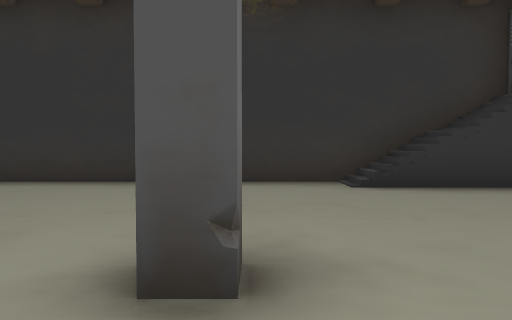
view 1 (above)

16 first-person views from a walk through a scene from a Unity 3-D project. The camera is 1.2 m above the floor, tilts 2° down and sees 70° across. The floor is counted in squares, 2 m on a side. Each view is taken from the middle of a square. On the plan, view 1 faces up. The plan holds only what a view shows up to about 10 squares ahead; the rest is blank. The place goes on beyond the plan. The player is left out. Some surface patterns are stand-ins.

view 2
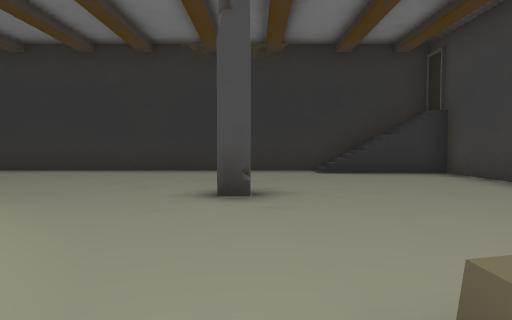

view 3
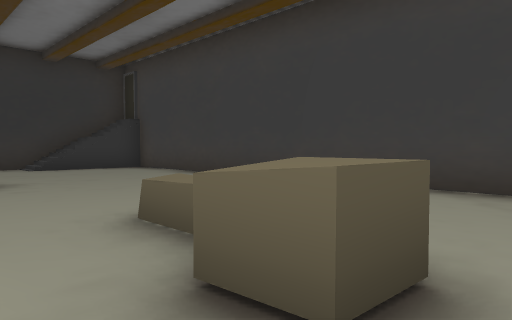

view 4
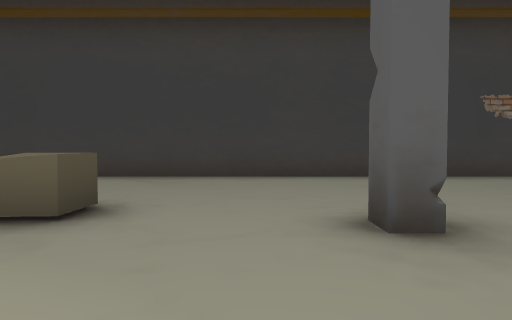

view 5
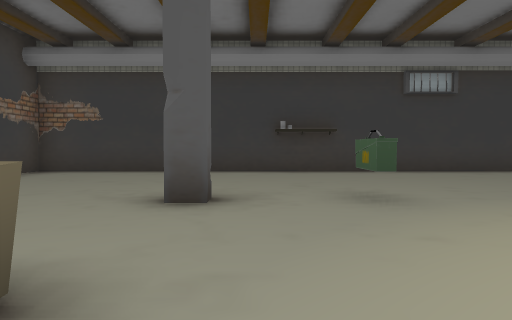

view 6
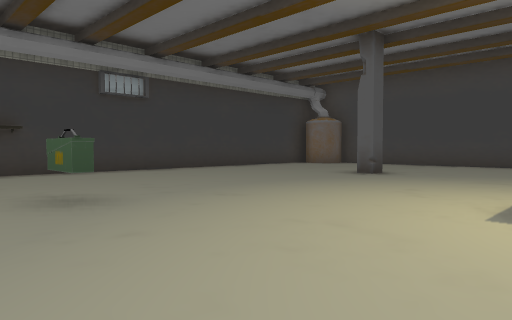

view 7
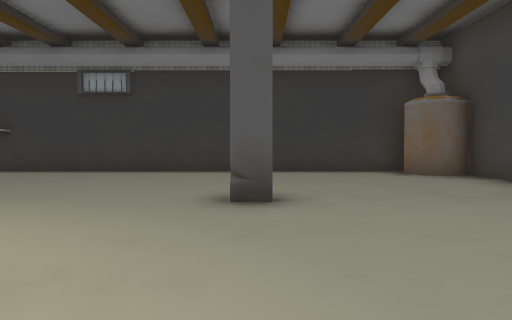

view 8
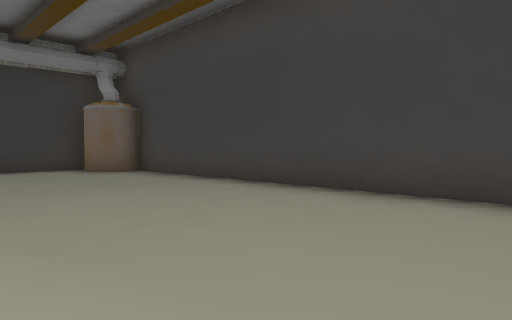

view 9
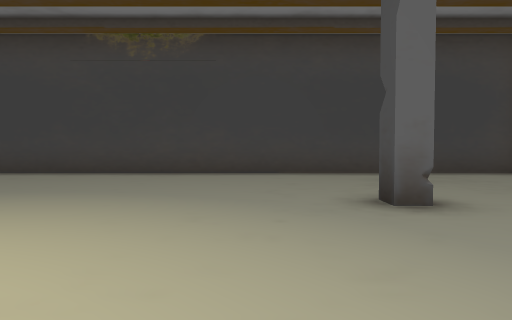

view 10
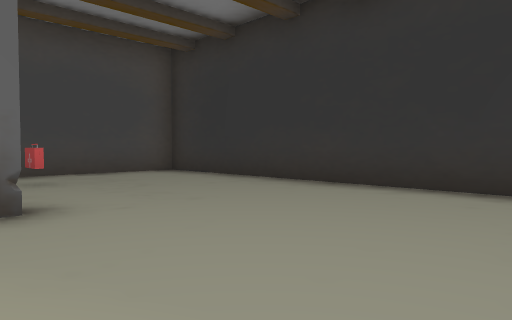

view 11
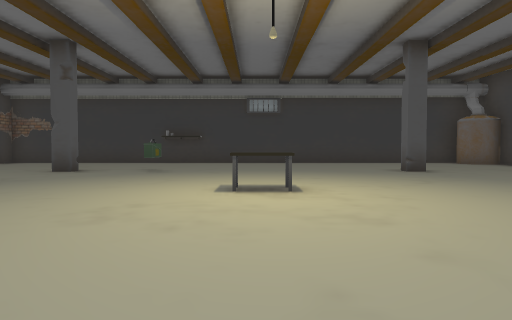

view 12
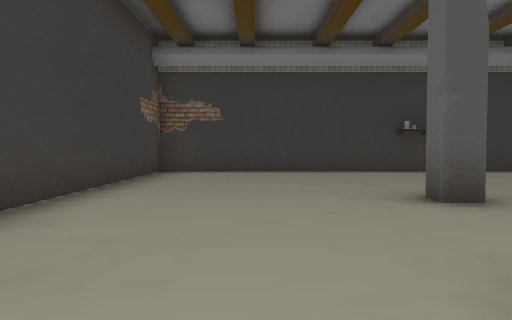

view 13
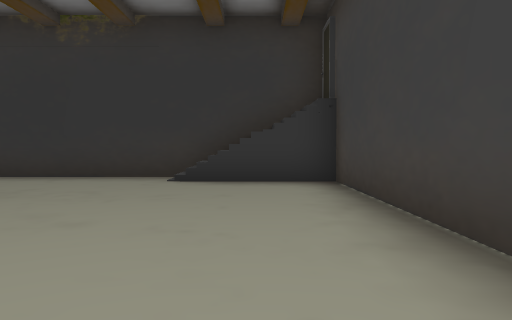

view 14
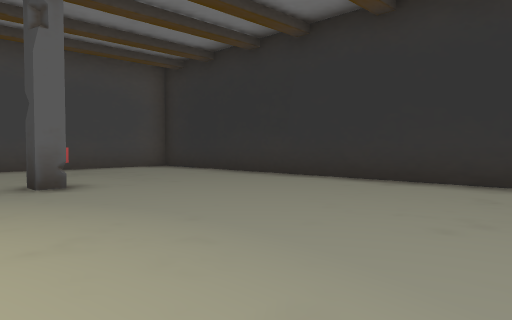

view 15
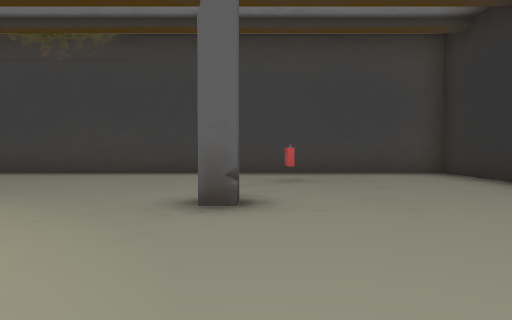

view 16
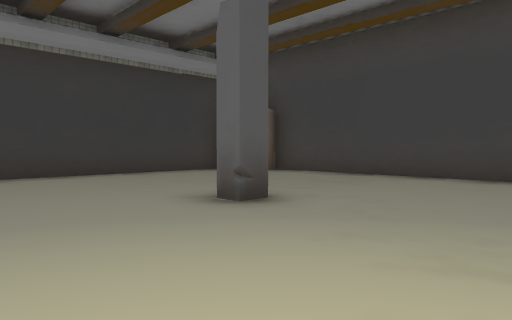

### Floor plan
Points are (right, up) in squares from view 1. A wall is a line through its corners. A room is listed if a view was taken in it or the views show most of it. See-through windows are left out.
Room 1 (views 1, 2, 3, 4, 5, 6, 7, 8, 9, 10, 11, 12, 13, 14, 15, 16)
walls: (0.8, -4.4) (-0.1, -4.4) (-0.1, -3.6); (0, 1.9) (0, 1.4) (-0.5, 1.4); (-0.5, -7.4) (-0.5, -6.9) (0, -6.9) (0, -7.4); (-9.2, 1.8) (-8.7, 1.8) (-8.7, 1.4) (-9.2, 1.4); (-9.2, -6.9) (-8.7, -6.9) (-8.7, -7.4); (4.5, 5.4) (3.9, 5.4); (-12.8, -12.1) (4.4, -12.1) (4.4, 6.4) (-13.6, 6.4) (-13.6, -10.8) (-13.1, -10.6) (-12.6, -10.8) (-12.3, -11.4)
low walls: (-5.6, -2.9) (-4.6, -2.9); (0.5, -3) (0.5, -2)
objects: other object (-12, 3); other object (-2, -7)

Positions as (right, up) in squares from view 1, and headings:
1: (0, 0), facing up
2: (0, -3), facing up
3: (-1, -5), facing up-right
4: (-3, -6), facing right
5: (-1, -3), facing down
6: (-1, -3), facing down-left
7: (-9, -3), facing down
8: (-9, -2), facing down-left
9: (-5, 0), facing left
10: (-5, 1), facing up-left
11: (-5, 2), facing down
12: (2, -3), facing down
13: (3, -1), facing up
14: (-3, 0), facing up-left
15: (-5, 2), facing left
16: (-6, -4), facing down-left
